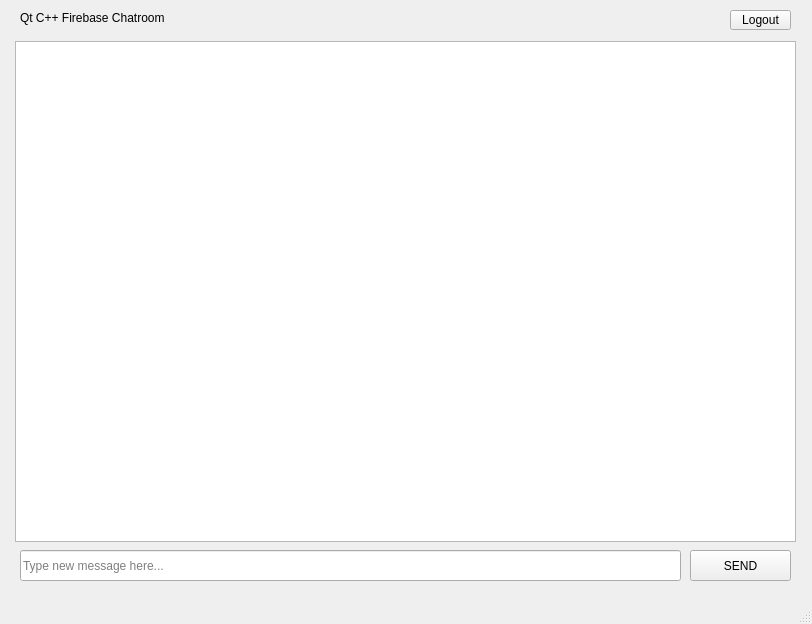
<?xml version="1.0" encoding="UTF-8"?>
<ui version="4.0">
 <class>Chat</class>
 <widget class="QMainWindow" name="Chat">
  <property name="geometry">
   <rect>
    <x>0</x>
    <y>0</y>
    <width>812</width>
    <height>624</height>
   </rect>
  </property>
  <property name="windowTitle">
   <string>MainWindow</string>
  </property>
  <widget class="QWidget" name="centralwidget">
   <widget class="QStackedWidget" name="stackedWidget">
    <property name="geometry">
     <rect>
      <x>0</x>
      <y>0</y>
      <width>811</width>
      <height>601</height>
     </rect>
    </property>
    <property name="currentIndex">
     <number>1</number>
    </property>
    <widget class="QWidget" name="page">
     <widget class="QWidget" name="verticalLayoutWidget">
      <property name="geometry">
       <rect>
        <x>260</x>
        <y>210</y>
        <width>231</width>
        <height>107</height>
       </rect>
      </property>
      <layout class="QVBoxLayout" name="verticalLayout">
       <item>
        <layout class="QGridLayout" name="gridLayout">
         <item row="1" column="1">
          <widget class="QLineEdit" name="lineEdit_2"/>
         </item>
         <item row="0" column="0">
          <widget class="QLabel" name="label_3">
           <property name="text">
            <string>Nicname</string>
           </property>
          </widget>
         </item>
         <item row="0" column="1">
          <widget class="QLineEdit" name="lineEdit"/>
         </item>
         <item row="1" column="0">
          <widget class="QLabel" name="label_2">
           <property name="text">
            <string>Age</string>
           </property>
          </widget>
         </item>
        </layout>
       </item>
       <item>
        <widget class="QPushButton" name="btnOpenChat">
         <property name="text">
          <string>Open Chat</string>
         </property>
        </widget>
       </item>
      </layout>
     </widget>
     <widget class="QWidget" name="verticalLayoutWidget_2">
      <property name="geometry">
       <rect>
        <x>190</x>
        <y>140</y>
        <width>388</width>
        <height>61</height>
       </rect>
      </property>
      <layout class="QVBoxLayout" name="verticalLayout_2">
       <item>
        <widget class="QLabel" name="label">
         <property name="font">
          <font>
           <family>Segoe UI</family>
           <pointsize>16</pointsize>
           <weight>75</weight>
           <bold>true</bold>
          </font>
         </property>
         <property name="text">
          <string>Welcome!</string>
         </property>
         <property name="alignment">
          <set>Qt::AlignCenter</set>
         </property>
        </widget>
       </item>
       <item>
        <widget class="QLabel" name="label_4">
         <property name="font">
          <font>
           <pointsize>12</pointsize>
          </font>
         </property>
         <property name="text">
          <string>Enter your age and a nicname to enter the chatroom...</string>
         </property>
         <property name="alignment">
          <set>Qt::AlignCenter</set>
         </property>
        </widget>
       </item>
      </layout>
     </widget>
    </widget>
    <widget class="QWidget" name="page_2">
     <widget class="QLineEdit" name="msgLineEdit">
      <property name="geometry">
       <rect>
        <x>20</x>
        <y>550</y>
        <width>661</width>
        <height>31</height>
       </rect>
      </property>
      <property name="placeholderText">
       <string>Type new message here...</string>
      </property>
     </widget>
     <widget class="QPushButton" name="btnSendMsg">
      <property name="geometry">
       <rect>
        <x>690</x>
        <y>550</y>
        <width>101</width>
        <height>31</height>
       </rect>
      </property>
      <property name="text">
       <string>SEND</string>
      </property>
     </widget>
     <widget class="QListWidget" name="listWidget">
      <property name="geometry">
       <rect>
        <x>15</x>
        <y>41</y>
        <width>781</width>
        <height>501</height>
       </rect>
      </property>
     </widget>
     <widget class="QPushButton" name="btnLogout">
      <property name="geometry">
       <rect>
        <x>730</x>
        <y>10</y>
        <width>61</width>
        <height>20</height>
       </rect>
      </property>
      <property name="text">
       <string>Logout</string>
      </property>
     </widget>
     <widget class="QLabel" name="label_5">
      <property name="geometry">
       <rect>
        <x>20</x>
        <y>10</y>
        <width>401</width>
        <height>16</height>
       </rect>
      </property>
      <property name="text">
       <string>Qt C++ Firebase Chatroom</string>
      </property>
     </widget>
    </widget>
   </widget>
  </widget>
  <widget class="QMenuBar" name="menubar">
   <property name="geometry">
    <rect>
     <x>0</x>
     <y>0</y>
     <width>812</width>
     <height>20</height>
    </rect>
   </property>
  </widget>
  <widget class="QStatusBar" name="statusbar"/>
 </widget>
 <resources/>
 <connections/>
</ui>
